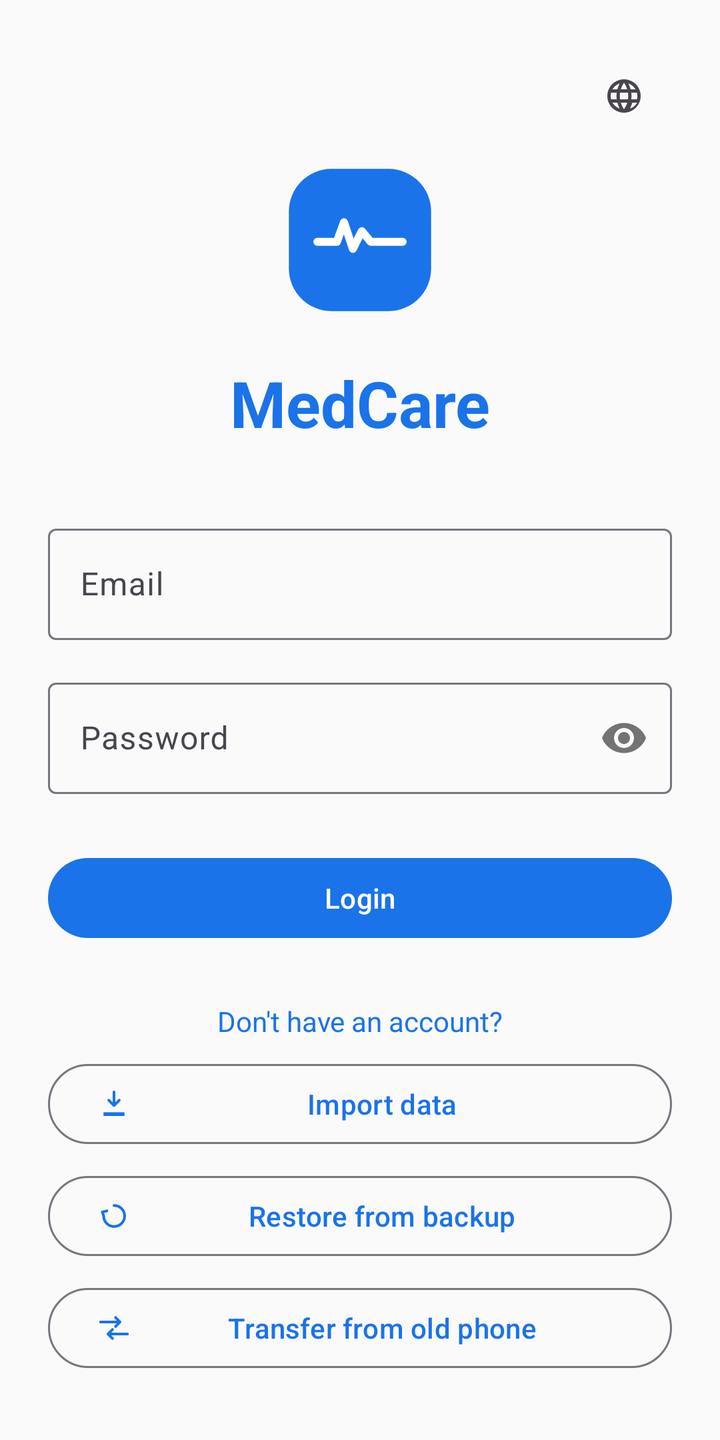
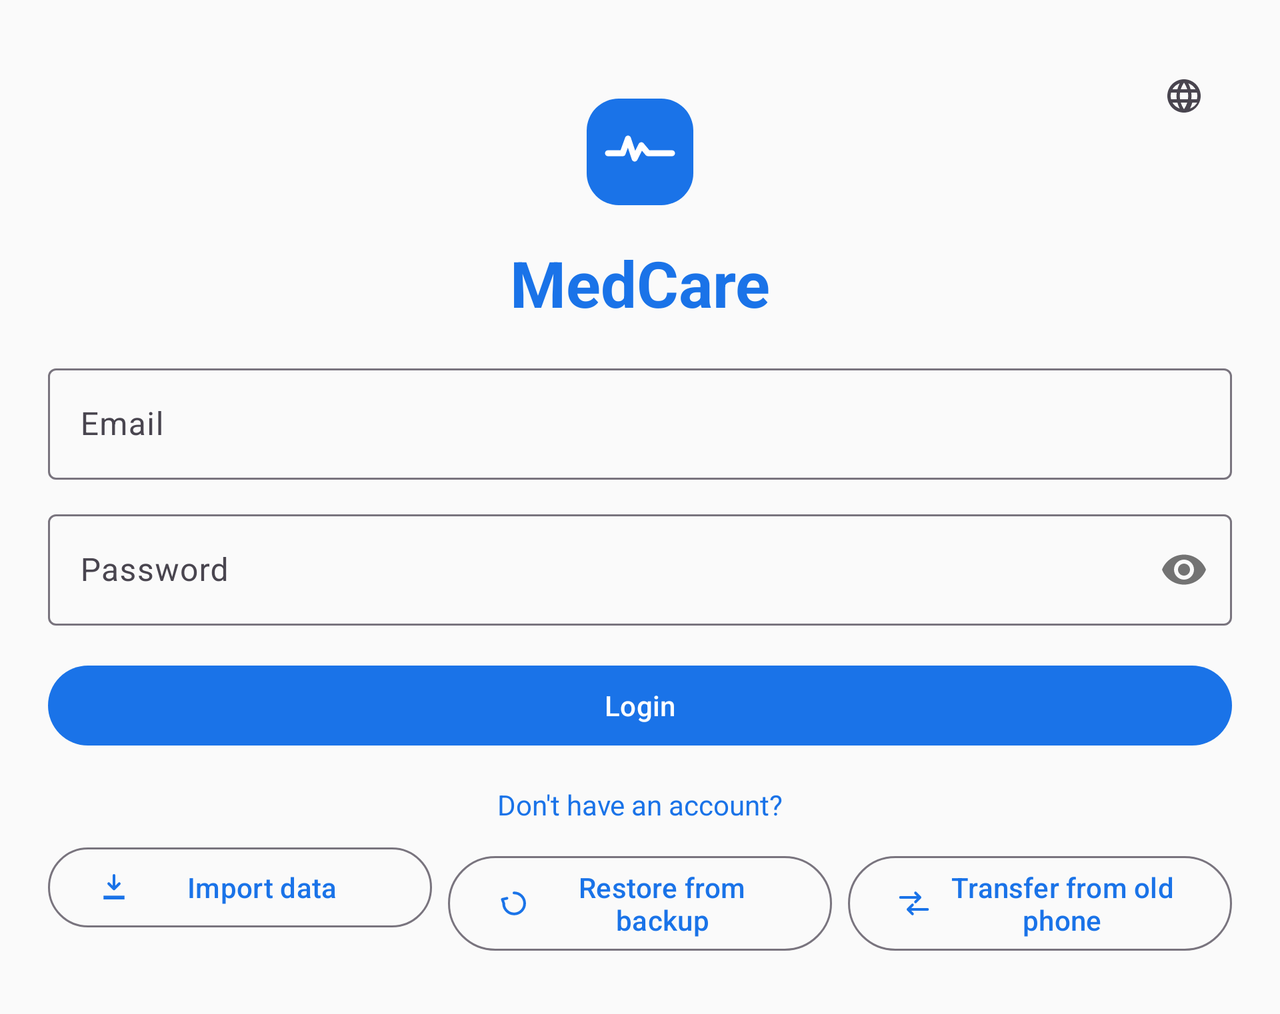

An Android layout and its configuration variant, each rendered on a device that would load it. The default file and the variant file are quoted in full after the pictures.
<!-- AndroidManifest.xml: application theme Theme.MedCare -->
<!-- res/layout/fragment_login.xml -->
<?xml version="1.0" encoding="utf-8"?>
<ScrollView xmlns:android="http://schemas.android.com/apk/res/android"
    xmlns:app="http://schemas.android.com/apk/res-auto"
    android:layout_width="match_parent"
    android:layout_height="match_parent"
    android:fillViewport="true">

    <androidx.constraintlayout.widget.ConstraintLayout
        android:layout_width="match_parent"
        android:layout_height="match_parent"
        android:padding="@dimen/margin_large">

        <com.google.android.material.button.MaterialButton
            android:id="@+id/login_language_button"
            style="@style/Widget.Material3.Button.IconButton"
            android:layout_width="wrap_content"
            android:layout_height="wrap_content"
            android:contentDescription="@string/language_section"
            app:icon="@drawable/ic_language"
            app:iconTint="?attr/colorOnSurfaceVariant"
            app:layout_constraintEnd_toEndOf="parent"
            app:layout_constraintTop_toTopOf="parent" />

        <ImageView
            android:id="@+id/app_logo"
            android:layout_width="96dp"
            android:layout_height="96dp"
            android:layout_marginTop="48dp"
            android:contentDescription="@string/app_name"
            android:src="@drawable/ic_app_logo"
            app:layout_constraintEnd_toEndOf="parent"
            app:layout_constraintStart_toStartOf="parent"
            app:layout_constraintTop_toTopOf="parent" />

        <TextView
            android:id="@+id/app_title"
            android:layout_width="wrap_content"
            android:layout_height="wrap_content"
            android:layout_marginTop="12dp"
            android:text="@string/app_name"
            android:textAppearance="@style/TextAppearance.Material3.HeadlineLarge"
            android:textColor="?attr/colorPrimary"
            android:textStyle="bold"
            app:layout_constraintEnd_toEndOf="parent"
            app:layout_constraintStart_toStartOf="parent"
            app:layout_constraintTop_toBottomOf="@id/app_logo" />

        <com.google.android.material.textfield.TextInputLayout
            android:id="@+id/email_layout"
            style="@style/Widget.Material3.TextInputLayout.OutlinedBox"
            android:layout_width="0dp"
            android:layout_height="wrap_content"
            android:layout_marginTop="36dp"
            android:hint="@string/email"
            app:layout_constraintEnd_toEndOf="parent"
            app:layout_constraintStart_toStartOf="parent"
            app:layout_constraintTop_toBottomOf="@id/app_title">

            <com.google.android.material.textfield.TextInputEditText
                android:id="@+id/email_input"
                android:layout_width="match_parent"
                android:layout_height="wrap_content"
                android:inputType="textEmailAddress"
                android:imeOptions="actionNext" />
        </com.google.android.material.textfield.TextInputLayout>

        <com.google.android.material.textfield.TextInputLayout
            android:id="@+id/password_layout"
            style="@style/Widget.Material3.TextInputLayout.OutlinedBox"
            android:layout_width="0dp"
            android:layout_height="wrap_content"
            android:layout_marginTop="16dp"
            android:hint="@string/password"
            app:passwordToggleEnabled="true"
            app:layout_constraintEnd_toEndOf="parent"
            app:layout_constraintStart_toStartOf="parent"
            app:layout_constraintTop_toBottomOf="@id/email_layout">

            <com.google.android.material.textfield.TextInputEditText
                android:id="@+id/password_input"
                android:layout_width="match_parent"
                android:layout_height="wrap_content"
                android:inputType="textPassword"
                android:imeOptions="actionDone" />
        </com.google.android.material.textfield.TextInputLayout>

        <com.google.android.material.button.MaterialButton
            android:id="@+id/login_button"
            android:layout_width="0dp"
            android:layout_height="wrap_content"
            android:layout_marginTop="28dp"
            android:text="@string/login"
            app:layout_constraintEnd_toEndOf="parent"
            app:layout_constraintStart_toStartOf="parent"
            app:layout_constraintTop_toBottomOf="@id/password_layout" />

        <TextView
            android:id="@+id/register_link"
            android:layout_width="wrap_content"
            android:layout_height="wrap_content"
            android:layout_marginTop="20dp"
            android:padding="8dp"
            android:text="@string/no_account"
            android:textColor="?attr/colorPrimary"
            app:layout_constraintEnd_toEndOf="parent"
            app:layout_constraintStart_toStartOf="parent"
            app:layout_constraintTop_toBottomOf="@id/login_button" />

        <LinearLayout
            android:id="@+id/bottom_group"
            android:layout_width="0dp"
            android:layout_height="wrap_content"
            android:orientation="vertical"
            app:layout_constraintBottom_toBottomOf="parent"
            app:layout_constraintEnd_toEndOf="parent"
            app:layout_constraintStart_toStartOf="parent"
            app:layout_constraintTop_toBottomOf="@id/register_link"
            app:layout_constraintVertical_bias="1">

            <com.google.android.material.button.MaterialButton
                android:id="@+id/import_button"
                style="@style/Widget.Material3.Button.OutlinedButton"
                android:layout_width="match_parent"
                android:layout_height="wrap_content"
                android:text="@string/import_data"
                app:icon="@drawable/ic_import" />

            <com.google.android.material.button.MaterialButton
                android:id="@+id/restore_button"
                style="@style/Widget.Material3.Button.OutlinedButton"
                android:layout_width="match_parent"
                android:layout_height="wrap_content"
                android:layout_marginTop="8dp"
                android:text="@string/restore_from_backup"
                app:icon="@drawable/ic_restore" />

            <com.google.android.material.button.MaterialButton
                android:id="@+id/transfer_button"
                style="@style/Widget.Material3.Button.OutlinedButton"
                android:layout_width="match_parent"
                android:layout_height="wrap_content"
                android:layout_marginTop="8dp"
                android:layout_marginBottom="8dp"
                android:text="@string/transfer_from_old_phone"
                app:icon="@drawable/ic_transfer" />

        </LinearLayout>

    </androidx.constraintlayout.widget.ConstraintLayout>
</ScrollView>
<!-- resources referenced by this layout -->
<resources>
  <dimen name="margin_large">24dp</dimen>
  <!-- drawable ic_import (drawable) -->
  <?xml version="1.0" encoding="utf-8"?>
  <vector xmlns:android="http://schemas.android.com/apk/res/android"
      android:width="24dp"
      android:height="24dp"
      android:viewportWidth="24"
      android:viewportHeight="24">
      <path
          android:fillColor="#00000000"
          android:strokeColor="#000000"
          android:strokeWidth="1.8"
          android:strokeLineCap="round"
          android:strokeLineJoin="round"
          android:pathData="M12,4 L12,13 M8.5,9.5 L12,13 L15.5,9.5" />
      <path
          android:fillColor="#000000"
          android:pathData="M5,17.5 L19,17.5 L19,20 L5,20 Z" />
  </vector>
  <!-- drawable ic_restore (drawable) -->
  <?xml version="1.0" encoding="utf-8"?>
  <vector xmlns:android="http://schemas.android.com/apk/res/android"
      android:width="24dp"
      android:height="24dp"
      android:viewportWidth="24"
      android:viewportHeight="24">
      <path
          android:fillColor="#00000000"
          android:strokeColor="#000000"
          android:strokeWidth="1.8"
          android:strokeLineCap="round"
          android:strokeLineJoin="round"
          android:pathData="M12,5 A7,7 0 1 1 5.1,12.4 M5.3,12.4 L4.2,9.3 L7.3,8.6" />
  </vector>
  <!-- drawable ic_transfer (drawable) -->
  <?xml version="1.0" encoding="utf-8"?>
  <vector xmlns:android="http://schemas.android.com/apk/res/android"
      android:width="24dp"
      android:height="24dp"
      android:viewportWidth="24"
      android:viewportHeight="24">
      <path
          android:fillColor="#00000000"
          android:strokeColor="#000000"
          android:strokeWidth="1.8"
          android:strokeLineCap="round"
          android:strokeLineJoin="round"
          android:pathData="M3,8 L16,8 M13,5 L16,8 L13,11 M21,16 L8,16 M11,13 L8,16 L11,19" />
  </vector>
  <string name="app_name">MedCare</string>
  <string name="email">Email</string>
  <string name="import_data">Import data</string>
  <string name="language_section">Language</string>
  <string name="login">Login</string>
  <string name="no_account">Don\'t have an account?</string>
  <string name="password">Password</string>
  <string name="restore_from_backup">Restore from backup</string>
  <string name="transfer_from_old_phone">Transfer from old phone</string>
  <style name="Theme.MedCare" parent="Theme.MedCare.Blue" />
  <style name="Base.Theme.MedCare.Light" parent="Theme.Material3.Light.NoActionBar">
          <item name="colorError">@color/error</item>
          <item name="colorOnError">@color/on_error</item>
          <item name="android:windowLightStatusBar">true</item>
      </style>
  <color name="primary">#1A73E8</color>
  <color name="primary_variant">#1557B0</color>
  <color name="on_primary">#FFFFFF</color>
  <color name="primary_container">#D2E3FC</color>
  <color name="on_primary_container">#041E49</color>
  <color name="tertiary">#4285F4</color>
  <color name="tertiary_container">#D2E3FC</color>
  <color name="on_tertiary_container">#041E49</color>
  <color name="secondary">#03DAC6</color>
  <color name="secondary_variant">#018786</color>
  <color name="on_secondary">#000000</color>
  <color name="background">#FAFAFA</color>
  <color name="on_background">#1C1B1F</color>
  <color name="surface">#FFFFFF</color>
  <color name="on_surface">#1C1B1F</color>
  <color name="text_secondary">#49454F</color>
  <color name="outline">#79747E</color>
  <color name="divider">#E0E0E0</color>
  <color name="error">#B3261E</color>
  <color name="on_error">#FFFFFF</color>
  <!-- some entries are left out for length -->
</resources>
<!-- res/layout-land/fragment_login.xml (the repository's variant of the layout above) -->
<!-- drawn on the phone turned sideways -->
<?xml version="1.0" encoding="utf-8"?>
<ScrollView xmlns:android="http://schemas.android.com/apk/res/android"
    xmlns:app="http://schemas.android.com/apk/res-auto"
    android:layout_width="match_parent"
    android:layout_height="match_parent"
    android:fillViewport="true">

    <androidx.constraintlayout.widget.ConstraintLayout
        android:layout_width="match_parent"
        android:layout_height="match_parent"
        android:padding="@dimen/margin_large">

        <com.google.android.material.button.MaterialButton
            android:id="@+id/login_language_button"
            style="@style/Widget.Material3.Button.IconButton"
            android:layout_width="wrap_content"
            android:layout_height="wrap_content"
            android:contentDescription="@string/language_section"
            app:icon="@drawable/ic_language"
            app:iconTint="?attr/colorOnSurfaceVariant"
            app:layout_constraintEnd_toEndOf="parent"
            app:layout_constraintTop_toTopOf="parent" />

        <ImageView
            android:id="@+id/app_logo"
            android:layout_width="72dp"
            android:layout_height="72dp"
            android:layout_marginTop="16dp"
            android:contentDescription="@string/app_name"
            android:src="@drawable/ic_app_logo"
            app:layout_constraintEnd_toEndOf="parent"
            app:layout_constraintStart_toStartOf="parent"
            app:layout_constraintTop_toTopOf="parent" />

        <TextView
            android:id="@+id/app_title"
            android:layout_width="wrap_content"
            android:layout_height="wrap_content"
            android:layout_marginTop="8dp"
            android:text="@string/app_name"
            android:textAppearance="@style/TextAppearance.Material3.HeadlineLarge"
            android:textColor="?attr/colorPrimary"
            android:textStyle="bold"
            app:layout_constraintEnd_toEndOf="parent"
            app:layout_constraintStart_toStartOf="parent"
            app:layout_constraintTop_toBottomOf="@id/app_logo" />

        <com.google.android.material.textfield.TextInputLayout
            android:id="@+id/email_layout"
            style="@style/Widget.Material3.TextInputLayout.OutlinedBox"
            android:layout_width="0dp"
            android:layout_height="wrap_content"
            android:layout_marginTop="16dp"
            android:hint="@string/email"
            app:layout_constraintEnd_toEndOf="parent"
            app:layout_constraintStart_toStartOf="parent"
            app:layout_constraintTop_toBottomOf="@id/app_title">

            <com.google.android.material.textfield.TextInputEditText
                android:id="@+id/email_input"
                android:layout_width="match_parent"
                android:layout_height="wrap_content"
                android:inputType="textEmailAddress"
                android:imeOptions="actionNext" />
        </com.google.android.material.textfield.TextInputLayout>

        <com.google.android.material.textfield.TextInputLayout
            android:id="@+id/password_layout"
            style="@style/Widget.Material3.TextInputLayout.OutlinedBox"
            android:layout_width="0dp"
            android:layout_height="wrap_content"
            android:layout_marginTop="12dp"
            android:hint="@string/password"
            app:passwordToggleEnabled="true"
            app:layout_constraintEnd_toEndOf="parent"
            app:layout_constraintStart_toStartOf="parent"
            app:layout_constraintTop_toBottomOf="@id/email_layout">

            <com.google.android.material.textfield.TextInputEditText
                android:id="@+id/password_input"
                android:layout_width="match_parent"
                android:layout_height="wrap_content"
                android:inputType="textPassword"
                android:imeOptions="actionDone" />
        </com.google.android.material.textfield.TextInputLayout>

        <com.google.android.material.button.MaterialButton
            android:id="@+id/login_button"
            android:layout_width="0dp"
            android:layout_height="wrap_content"
            android:layout_marginTop="16dp"
            android:text="@string/login"
            app:layout_constraintEnd_toEndOf="parent"
            app:layout_constraintStart_toStartOf="parent"
            app:layout_constraintTop_toBottomOf="@id/password_layout" />

        <TextView
            android:id="@+id/register_link"
            android:layout_width="wrap_content"
            android:layout_height="wrap_content"
            android:layout_marginTop="8dp"
            android:padding="8dp"
            android:text="@string/no_account"
            android:textColor="?attr/colorPrimary"
            app:layout_constraintEnd_toEndOf="parent"
            app:layout_constraintStart_toStartOf="parent"
            app:layout_constraintTop_toBottomOf="@id/login_button" />

        <LinearLayout
            android:id="@+id/bottom_group"
            android:layout_width="0dp"
            android:layout_height="wrap_content"
            android:orientation="horizontal"
            app:layout_constraintBottom_toBottomOf="parent"
            app:layout_constraintEnd_toEndOf="parent"
            app:layout_constraintStart_toStartOf="parent"
            app:layout_constraintTop_toBottomOf="@id/register_link"
            app:layout_constraintVertical_bias="1">

            <com.google.android.material.button.MaterialButton
                android:id="@+id/import_button"
                style="@style/Widget.Material3.Button.OutlinedButton"
                android:layout_width="0dp"
                android:layout_height="wrap_content"
                android:layout_weight="1"
                android:layout_marginEnd="4dp"
                android:text="@string/import_data"
                app:icon="@drawable/ic_import" />

            <com.google.android.material.button.MaterialButton
                android:id="@+id/restore_button"
                style="@style/Widget.Material3.Button.OutlinedButton"
                android:layout_width="0dp"
                android:layout_height="wrap_content"
                android:layout_weight="1"
                android:layout_marginHorizontal="4dp"
                android:text="@string/restore_from_backup"
                app:icon="@drawable/ic_restore" />

            <com.google.android.material.button.MaterialButton
                android:id="@+id/transfer_button"
                style="@style/Widget.Material3.Button.OutlinedButton"
                android:layout_width="0dp"
                android:layout_height="wrap_content"
                android:layout_weight="1"
                android:layout_marginStart="4dp"
                android:layout_marginBottom="8dp"
                android:text="@string/transfer_from_old_phone"
                app:icon="@drawable/ic_transfer" />

        </LinearLayout>

    </androidx.constraintlayout.widget.ConstraintLayout>
</ScrollView>
